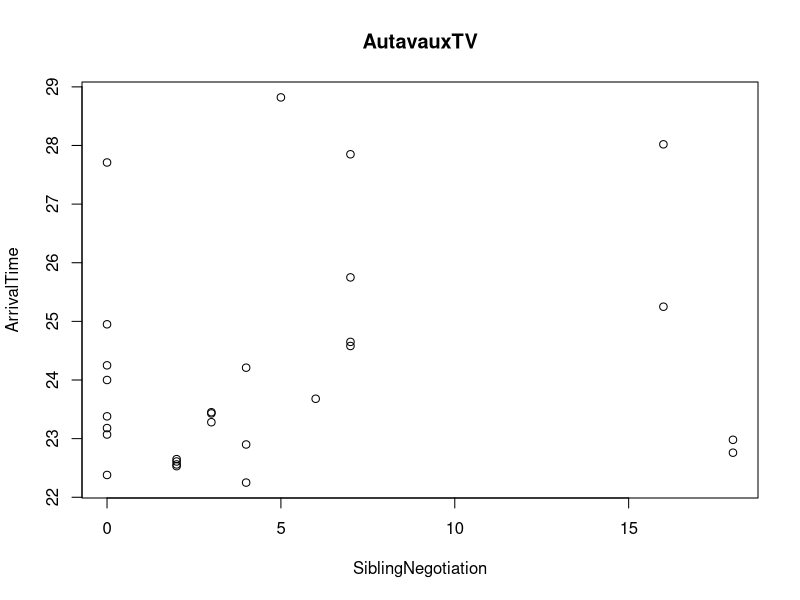
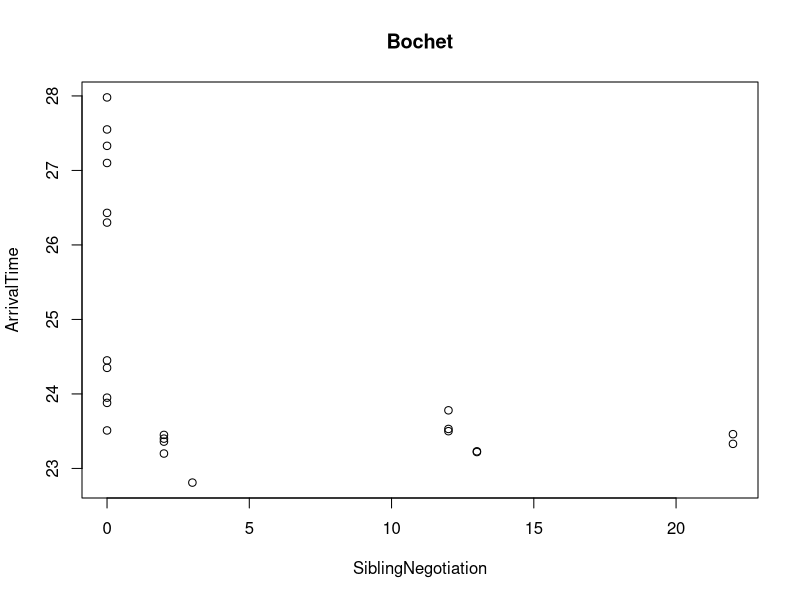
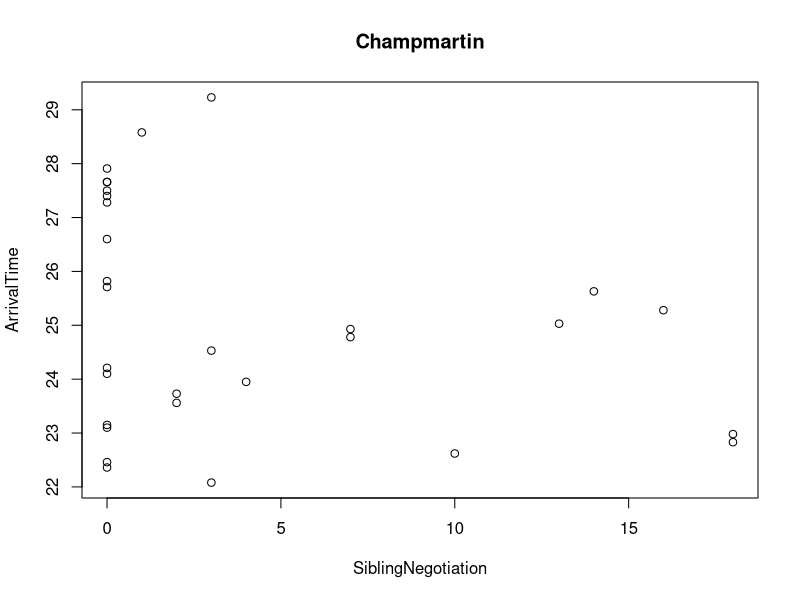
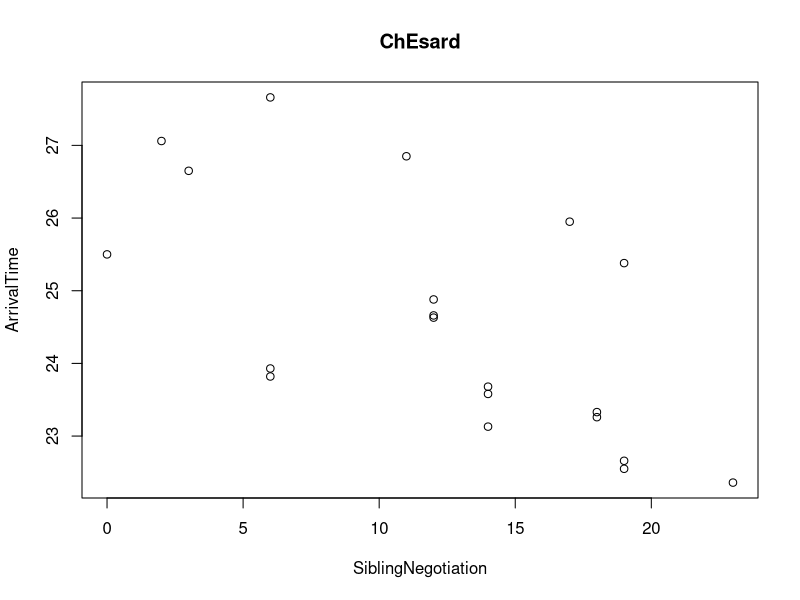
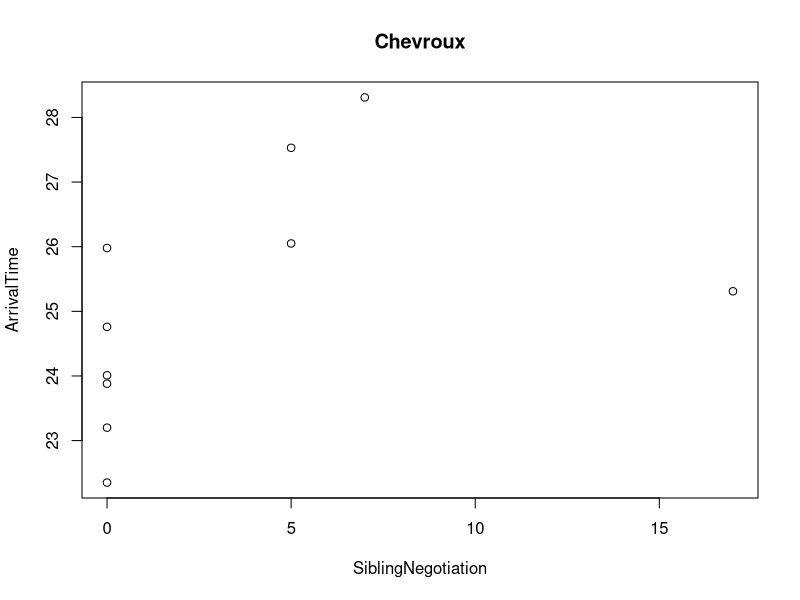
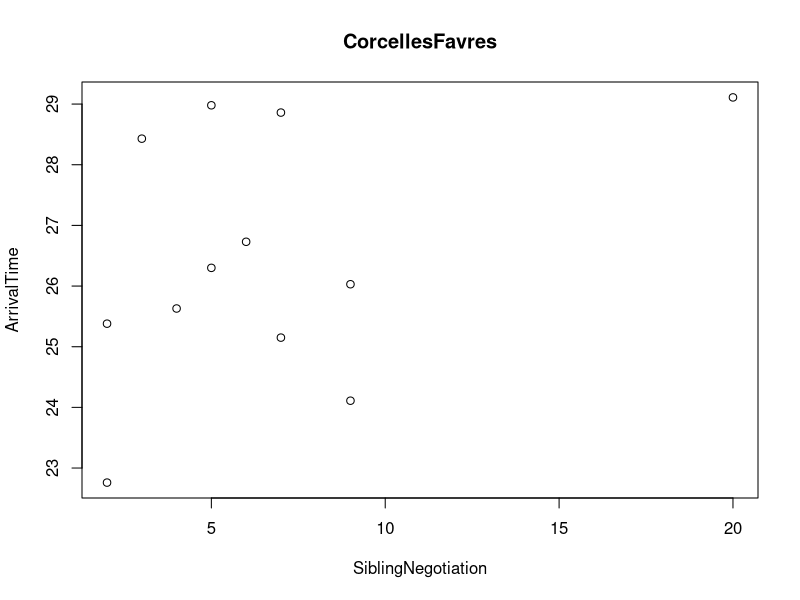
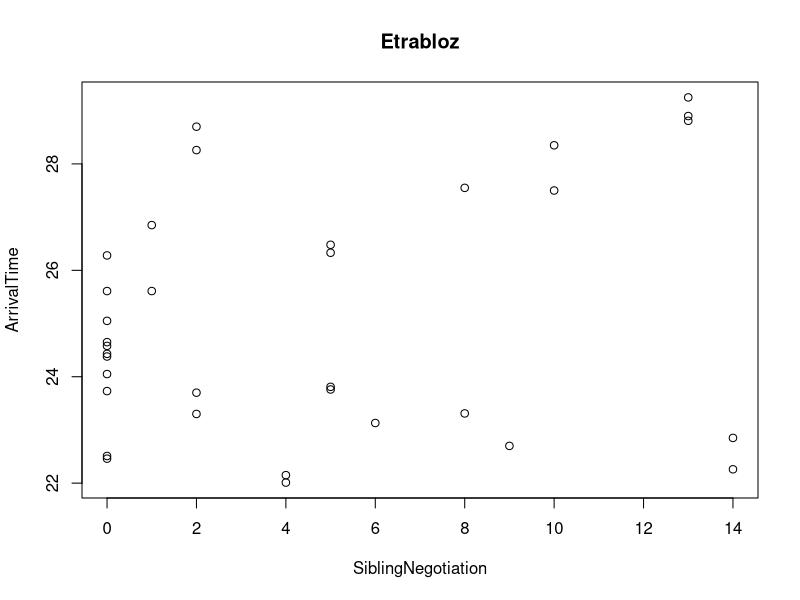
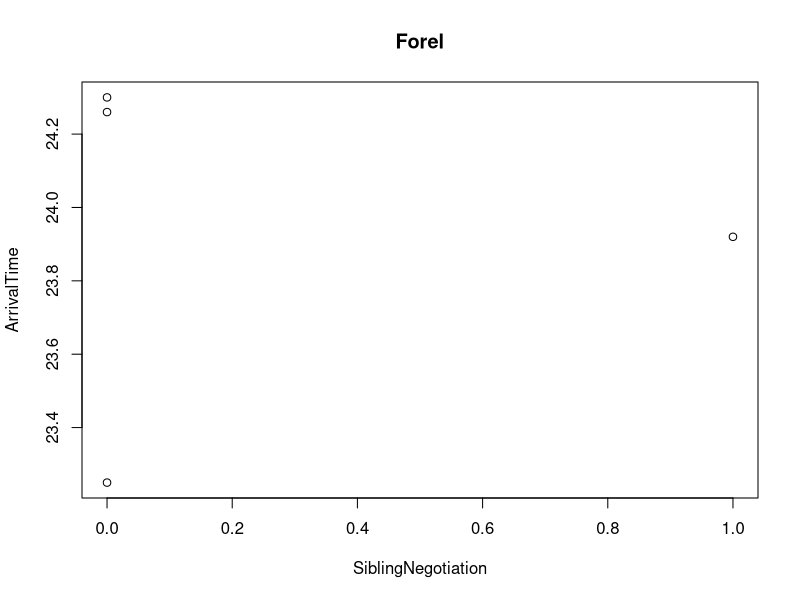

R code for these plots, in order:
setwd("C:/Users/PC/Desktop/New folder1")

Owls <- read.table('Owls.txt', header = TRUE,dec = ".")
Owls
#You should check all variables (column), it should available for analysing.
names(Owls)
str(Owls)

#Our function:
#Check how many station (tram khi tuong) in our dataset
Allnests <- unique(Owls$Nest)
N <- length(Allnests)

for (i in 1:N) {
  nest.i <-as.character(Allnests[i])
  print(nest.i)
  Owlsi <- Owls[Owls$Nest==nest.i,]
  YourFileName <- paste(nest.i, ".jpg", sep = "")
  jpeg(file = YourFileName)
  plot(x = Owlsi$SiblingNegotiation, y = Owlsi$ArrivalTime,
       xlab = 'SiblingNegotiation', 
       ylab= 'ArrivalTime',
       main = nest.i)
  dev.off()
}